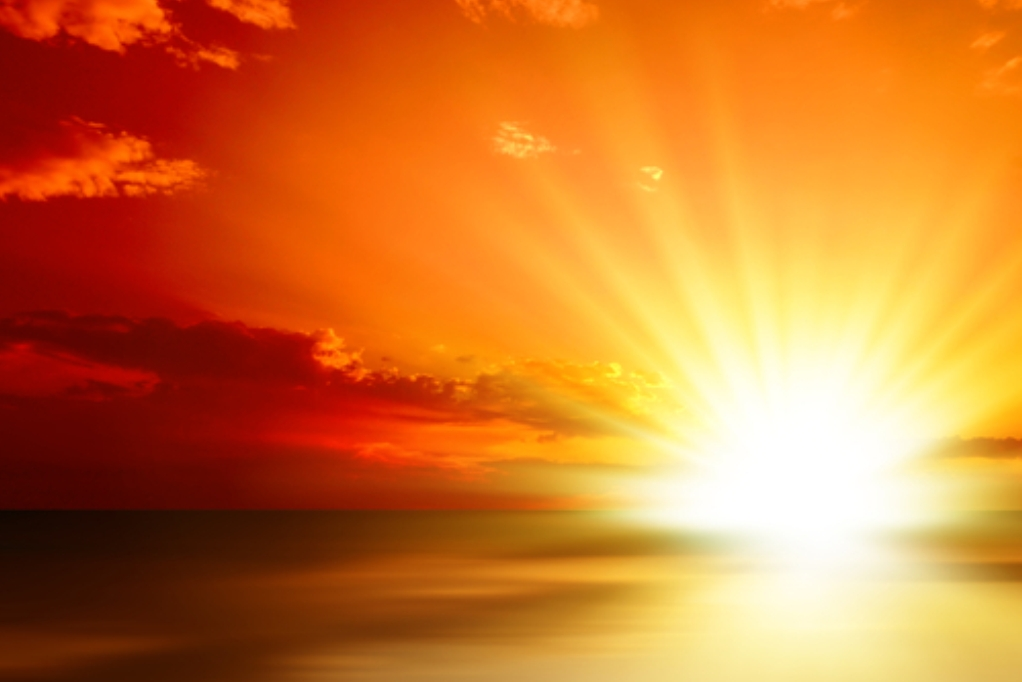
#> input picture Trilha Inicial/sunrise/sunrise136.jpg, 1022 x 682 px
$ jupyter execute test_sunrise_realce_agucamento.ipynb
#> lines starting #> are read from the running program, lines starting #| are printed output that depends on the picture
### Importações

[cell 1]
from matplotlib import pyplot as plt
import numpy as np
import cv2
from skimage import exposure

### Aguçamento

**7.3	FILTRO	MÁSCARA	DE	DESAGUÇAMENTO**

[cell 2]
imgOriginal = cv2.imread('sunrise136.jpg', 1)
#> imgOriginal is the input picture: shape (682, 1022, 3); mean B, G, R 49, 119.2, 205.7
imgSuavizada = cv2.GaussianBlur(imgOriginal, (13,13), 3)
imgDetalhes = 3 * cv2.subtract(imgOriginal, imgSuavizada)
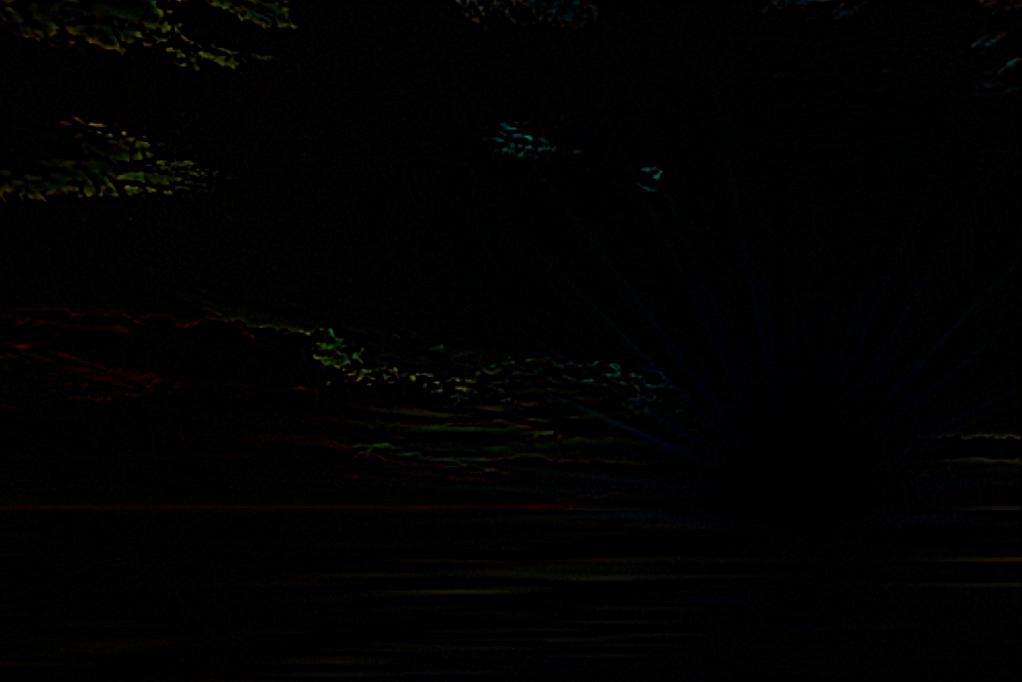
#> imgDetalhes: shape (682, 1022, 3); mean B, G, R 1.2, 1.5, 1.5
imgRealcada = cv2.add(imgOriginal, imgDetalhes)

imgOriginal = imgOriginal[::3,::3] # Diminui a imagem
#> imgOriginal: shape (228, 341, 3)
imgSuavizada = imgSuavizada[::3,::3] # Diminui a imagem
#> imgSuavizada: shape (228, 341, 3)
imgDetalhes = imgDetalhes[::3,::3] # Diminui a imagem
#> imgDetalhes: shape (228, 341, 3)
imgRealcada = imgRealcada[::3,::3] # Diminui a imagem
#> imgRealcada: shape (228, 341, 3)

cv2.imshow("Original", imgOriginal)
cv2.imshow("Suavizada", imgSuavizada)
#cv2.imshow("Bordas", imgDetalhes)
cv2.imshow("Realcada", imgRealcada)
cv2.waitKey(0)
cv2.destroyAllWindows()

***sunrise172.jpg***

***sunrise346.jpg***

***sunrise146.jpg***

[cell 3]
imgOriginal = cv2.imread('sunrise305.jpg', 1)
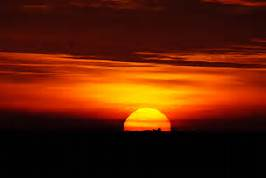
#> input picture Trilha Inicial/sunrise/sunrise305.jpg, 266 x 178 px
#> imgOriginal is the input picture: shape (178, 266, 3); mean B, G, R 4.1, 30.5, 92.4
imgSuavizada = cv2.GaussianBlur(imgOriginal, (13,13), 3)
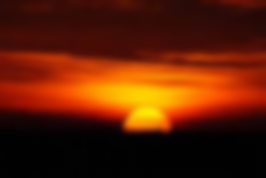
#> imgSuavizada: shape (178, 266, 3); mean B, G, R 4.1, 30.5, 92.4
imgDetalhes = 3 * cv2.subtract(imgOriginal, imgSuavizada)
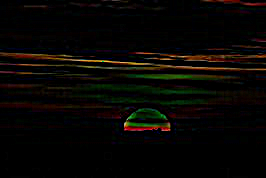
#> imgDetalhes: shape (178, 266, 3); mean B, G, R 3.3, 6, 8
imgRealcada = cv2.add(imgOriginal, imgDetalhes)
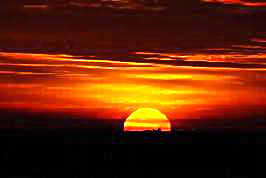
#> imgRealcada: shape (178, 266, 3); mean B, G, R 7.3, 36.2, 97.4

cv2.imshow("Original", imgOriginal)
cv2.imshow("Suavizada", imgSuavizada)
cv2.imshow("Bordas", imgDetalhes)
cv2.imshow("Realcada", imgRealcada)

cv2.waitKey(0)
cv2.destroyAllWindows()

[cell 4]
imgOriginal = cv2.imread('sunrise305.jpg', 1)
imgSuavizada = cv2.GaussianBlur(imgOriginal, (13,13), 3)
imgDetalhes = 3 * cv2.subtract(imgOriginal, imgSuavizada)
imgRealcada = cv2.add(imgOriginal, imgDetalhes)

size = (256, 256)
imgOriginal = cv2.resize(imgOriginal, size, interpolation = cv2.INTER_AREA)
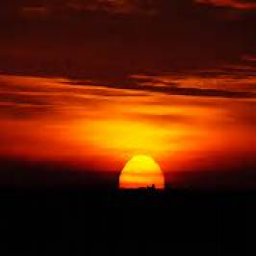
#> imgOriginal: shape (256, 256, 3); mean B, G, R 4, 30.4, 92.3
imgSuavizada = cv2.resize(imgSuavizada, size, interpolation = cv2.INTER_AREA)
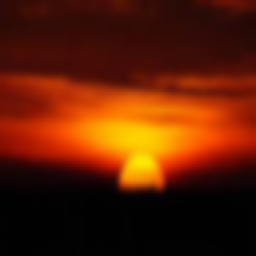
#> imgSuavizada: shape (256, 256, 3); mean B, G, R 4, 30.4, 92.3
imgDetalhes = cv2.resize(imgDetalhes, size, interpolation = cv2.INTER_AREA)
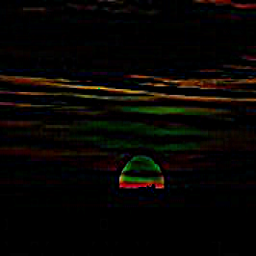
#> imgDetalhes: shape (256, 256, 3); mean B, G, R 3.2, 6, 8
imgRealcada = cv2.resize(imgRealcada, size, interpolation = cv2.INTER_AREA)
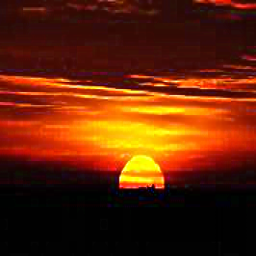
#> imgRealcada: shape (256, 256, 3); mean B, G, R 7.3, 36.2, 97.3

cv2.imshow("Original", imgOriginal)
cv2.imwrite("sunrise305Original.jpg", imgOriginal)

cv2.imshow("Suavizada", imgSuavizada)
cv2.imwrite("sunrise305Suavizada.jpg", imgSuavizada)

cv2.imshow("Realcada", imgRealcada)
cv2.imwrite("sunrise305Realcada.jpg", imgRealcada)

cv2.waitKey(0)
cv2.destroyAllWindows()
